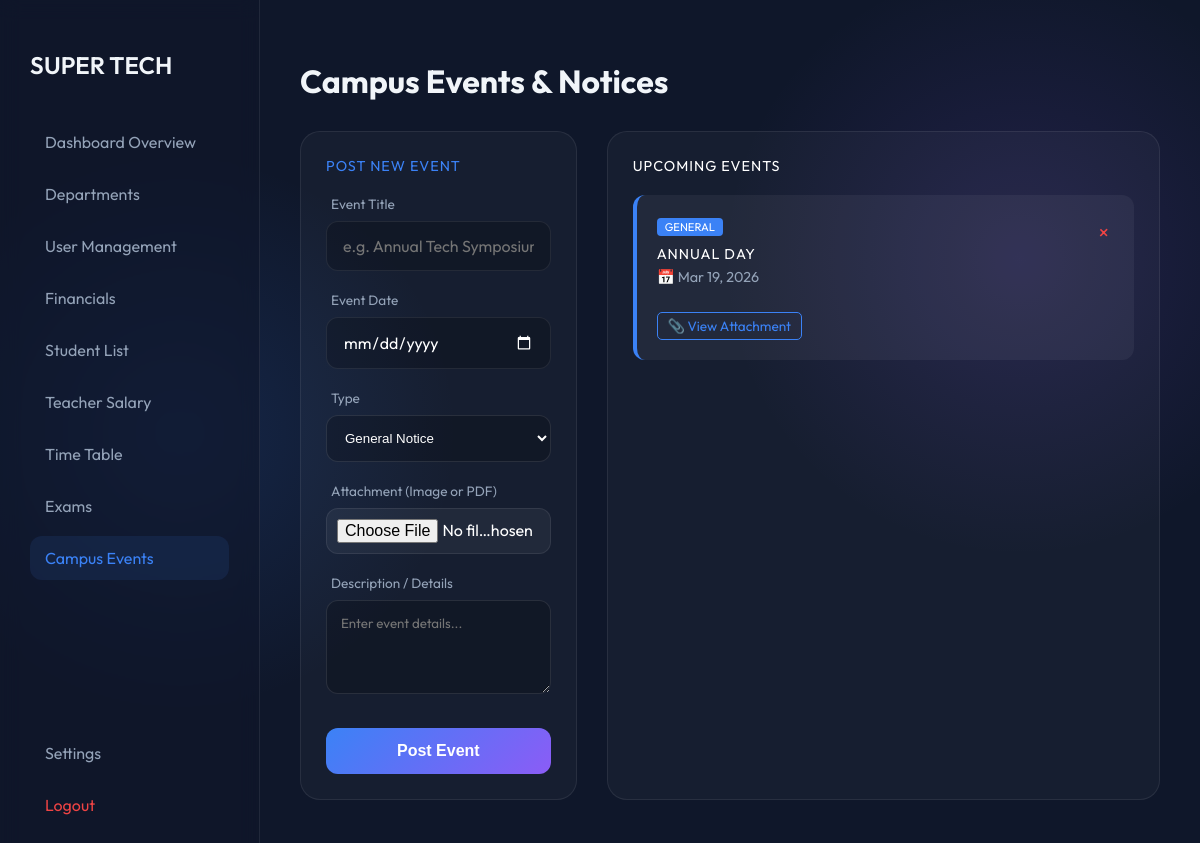
The app's page /admin_events.php (signed in) with its own data.
### tables this page shows
CREATE TABLE `events` (
  `id` int(11) NOT NULL,
  `title` varchar(255) NOT NULL,
  `description` text DEFAULT NULL,
  `event_date` date NOT NULL,
  `type` varchar(50) DEFAULT 'General',
  `attachment` varchar(255) DEFAULT NULL
);

### admin_events.php (the view, shortened to what this page needs)
<?php
include 'db.php';
?>
<!DOCTYPE html>
<html>
<head>
    <link rel="stylesheet" href="style.css">
</head>
<body>
    <div class="dashboard-container">
        <div class="sidebar">
            <h2 style="margin-bottom: 40px; font-weight: 600;">SUPER TECH</h2>
            <nav>
                <a href="admin_dashboard.php" class="nav-item">Dashboard Overview</a>
                <a href="departments.php" class="nav-item">Departments</a>
                <a href="user_management.php" class="nav-item">User Management</a>
                <a href="financials.php" class="nav-item">Financials</a>
                <a href="student_list.php" class="nav-item">Student List</a>
                <a href="teacher_salary.php" class="nav-item">Teacher Salary</a>
                <a href="timetable.php" class="nav-item">Time Table</a>
                <a href="exams.php" class="nav-item">Exams</a>
                <a href="admin_events.php" class="nav-item active">Campus Events</a>
            </nav>
            <div style="margin-top: auto;">
            	<a href="settings.php" class="nav-item">Settings</a>
                <a href="logout.php" class="nav-item" style="color: #ef4444;">Logout</a>
            </div>
        </div>
        <div class="main-area">
            <h1 style="margin-bottom: 30px;">Campus Events & Notices</h1>
            <div style="display: grid; grid-template-columns: 1fr 2fr; gap: 30px;">
                <div class="tech-card" style="height: fit-content;">
                    <h3 style="color: var(--accent-glow); margin-bottom: 20px;">Post New Event</h3>
                    <form method="POST" enctype="multipart/form-data">
                        <div class="input-group">
                            <label>Event Title</label>
                            <input type="text" name="title" placeholder="e.g. Annual Tech Symposium" required>
                        </div>
                        <div class="input-group">
                            <label>Event Date</label>
                            <input type="date" name="event_date" style="color-scheme: dark;" required>
                        </div>
                        <div class="input-group">
                            <label>Type</label>
                            <select name="type" style="width: 100%; padding: 14px; background: rgba(0,0,0,0.2); border: 1px solid rgba(255,255,255,0.1); border-radius: 12px; color: white; outline: none;">
                                <option value="General">General Notice</option>
                            </select>
                        </div>
                        <div class="input-group">
                            <label>Attachment (Image or PDF)</label>
                            <input type="file" name="attachment" style="padding: 10px; background: rgba(255,255,255,0.05);">
                        </div>
                        <div class="input-group">
                            <label>Description / Details</label>
                            <textarea name="description" rows="4" style="width: 100%; padding: 14px; background: rgba(0,0,0,0.2); border: 1px solid rgba(255,255,255,0.1); border-radius: 12px; color: white; outline: none; font-family: inherit;" placeholder="Enter event details..."></textarea>
                        </div>
                        <button type="submit" name="add_event" class="btn-tech">Post Event</button>
                    </form>
                </div>
                <div class="tech-card">
                    <h3 style="color: white; margin-bottom: 20px;">Upcoming Events</h3>
                    <?php
                    $sql = "SELECT * FROM events ORDER BY event_date ASC";
                    $result = $conn->query($sql);
                    if($result->num_rows > 0) {
                        while($row = $result->fetch_assoc()) {
                            $date_display = date("M d, Y", strtotime($row['event_date']));
                            $attach_btn = "";
                            if($row['attachment']) {
                                $attach_btn = "<a href='{$row['attachment']}' target='_blank' style='display:inline-block; margin-top:10px; font-size:0.85rem; color:#3b82f6; text-decoration:none; border:1px solid #3b82f6; padding:4px 10px; border-radius:5px;'>📎 View Attachment</a>";
                            }
                            echo "<div style='background: rgba(255,255,255,0.05); padding: 20px; border-radius: 12px; margin-bottom: 15px; border-left: 4px solid var(--accent-glow); position: relative;'>
                                    <div style='display: flex; justify-content: space-between; align-items: start;'>
                                        <div>
                                            <span style='background: var(--accent-glow); color: white; padding: 2px 8px; border-radius: 4px; font-size: 0.7rem; text-transform: uppercase;'>{$row['type']}</span>
                                            <h3 style='margin: 10px 0 5px 0; color: white;'>{$row['title']}</h3>
                                            <div style='color: var(--text-muted); font-size: 0.9rem;'>📅 $date_display</div>
                                            <p style='color: #cbd5e1; margin-top: 10px; font-size: 0.95rem;'>{$row['description']}</p>
                                            $attach_btn
                                        </div>
                                        <a href='admin_events.php?delete={$row['id']}' style='color: #ef4444; text-decoration: none; font-size: 1.2rem; padding: 5px;' onclick='return confirm(\"Delete this event?\")'>×</a>
                                    </div>
                                  </div>";
                        }
                    } else {
                        echo "<p style='color: var(--text-muted);'>No events scheduled.</p>";
                    }
                    ?>
                </div>
            </div>
        </div>
    </div>
</body>
</html>

### style.css (style rules this page uses)
:root { --bg-deep: #0f172a; --accent-glow: #3b82f6; --accent-secondary: #8b5cf6; --text-main: #f1f5f9; --text-muted: #94a3b8; --glass-bg: rgba(255, 255, 255, 0.03); --glass-border: rgba(255, 255, 255, 0.08); --input-bg: rgba(0, 0, 0, 0.2); }
* { box-sizing: border-box; }
body { font-family: 'Outfit', sans-serif; margin: 0; background-color: var(--bg-deep); background-image: radial-gradient(circle at 15% 50%, rgba(59, 130, 246, 0.15), transparent 25%), radial-gradient(circle at 85% 30%, rgba(139, 92, 246, 0.15), transparent 25%); color: var(--text-main); height: 100vh; overflow: hidden; }
.input-group { margin-bottom: 20px; text-align: left; }
.input-group label { display: block; color: var(--text-muted); font-size: 0.85rem; margin-bottom: 8px; margin-left: 5px; }
.input-group input { width: 100%; padding: 14px 16px; background: var(--input-bg); border: 1px solid var(--glass-border); border-radius: 12px; color: white; font-family: 'Outfit', sans-serif; font-size: 1rem; transition: all 0.3s ease; }
.btn-tech { width: 100%; padding: 14px; margin-top: 10px; background: linear-gradient(135deg, var(--accent-glow), var(--accent-secondary)); color: white; border: none; border-radius: 12px; font-size: 1rem; font-weight: 600; cursor: pointer; transition: transform 0.2s, box-shadow 0.2s; }
.dashboard-container { display: flex; height: 100vh; }
.sidebar { width: 260px; background: rgba(15, 23, 42, 0.6); backdrop-filter: blur(10px); border-right: 1px solid var(--glass-border); padding: 30px; display: flex; flex-direction: column; }
.nav-item { display: flex; align-items: center; padding: 12px 15px; color: var(--text-muted); text-decoration: none; border-radius: 12px; margin-bottom: 8px; transition: 0.3s; }
.nav-item:hover, .nav-item.active { background: rgba(59, 130, 246, 0.1); color: var(--accent-glow); }
.main-area { flex: 1; padding: 40px; overflow-y: auto; }
.tech-card { background: var(--glass-bg); border: 1px solid var(--glass-border); border-radius: 20px; padding: 25px; margin-bottom: 25px; transition: all 0.3s cubic-bezier(0.4, 0, 0.2, 1); position: relative; }
.tech-card h3 { margin-top: 0; font-weight: 400; color: var(--text-muted); font-size: 0.9rem; text-transform: uppercase; letter-spacing: 1px; }

### records on screen
events: type "GENERAL", title "ANNUAL DAY", event_date "Mar 19, 2026"
